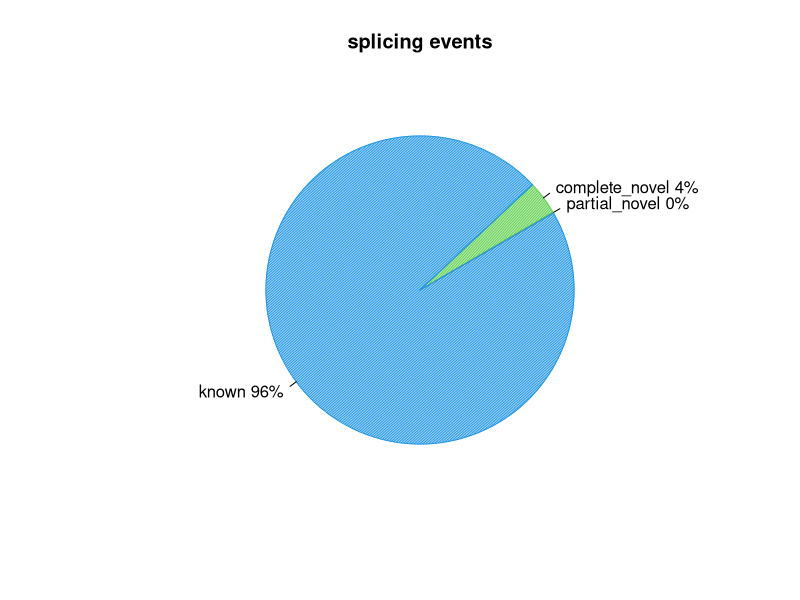
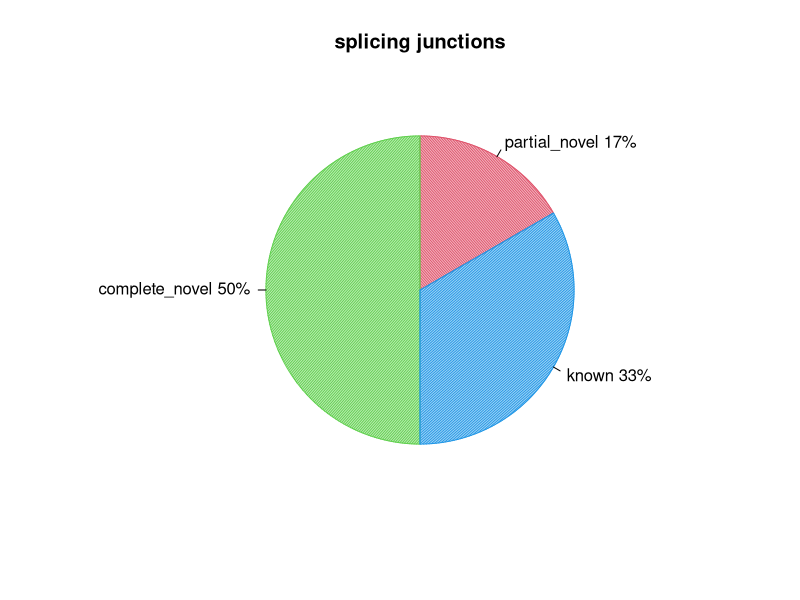

Generate these figures, in order, with R:
pdf("CONTROL_REP4.splice_events.pdf")
events=c(0.09668063164679343,3.544956493715759,96.35836287463745)
pie(events,col=c(2,3,4),init.angle=30,angle=c(60,120,150),density=c(70,70,70),main="splicing events",labels=c("partial_novel 0%","complete_novel 4%","known 96%"))
dev.off()
pdf("CONTROL_REP4.splice_junction.pdf")
junction=c(16.666666666666668,50.0,33.333333333333336)
pie(junction,col=c(2,3,4),init.angle=30,angle=c(60,120,150),density=c(70,70,70),main="splicing junctions",labels=c("partial_novel 17%","complete_novel 50%","known 33%"))
dev.off()
